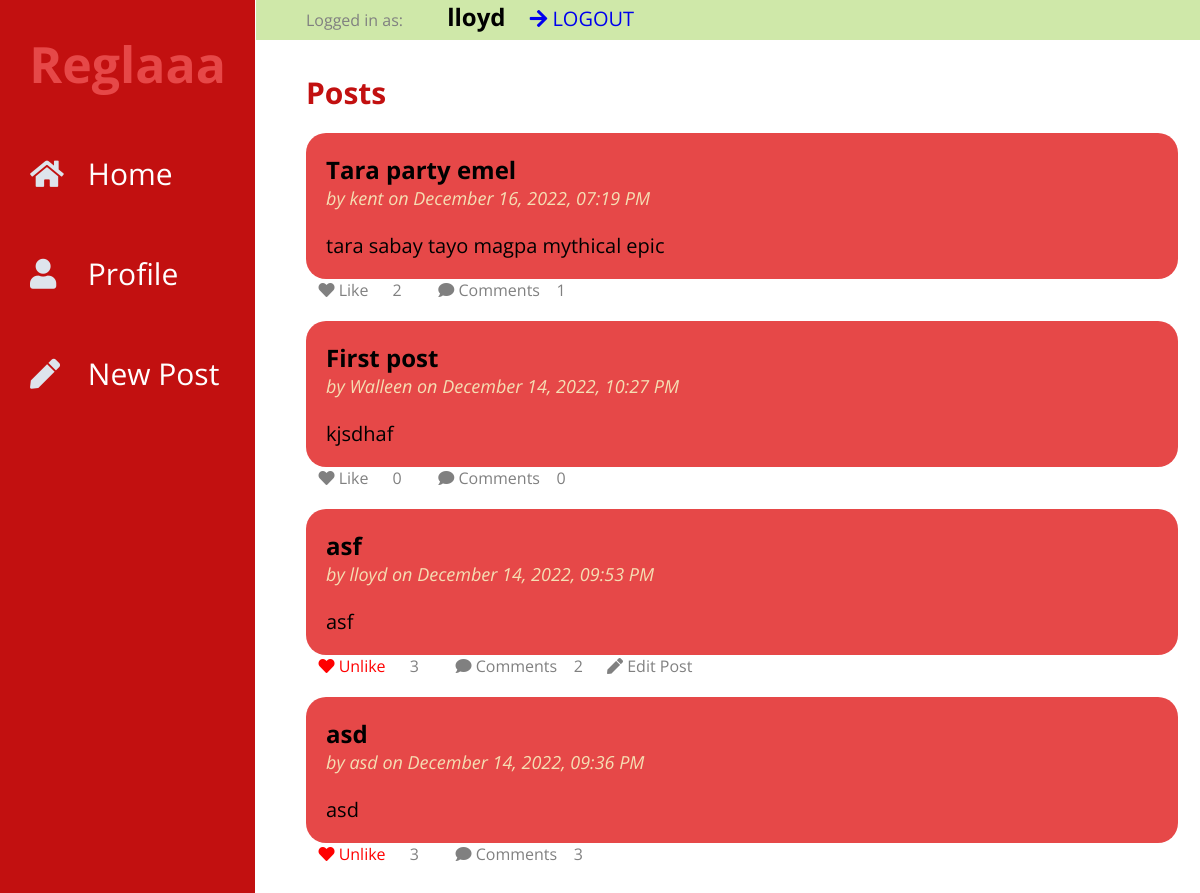
The app's page / (signed in) with its own data.
### tables this page shows
CREATE TABLE user (
  id INTEGER PRIMARY KEY AUTOINCREMENT,
  username TEXT UNIQUE NOT NULL,
  password TEXT NOT NULL
);

CREATE TABLE post (
  id INTEGER PRIMARY KEY AUTOINCREMENT,
  author_id INTEGER NOT NULL,
  created TIMESTAMP DEFAULT (datetime('now','localtime')),
  title TEXT NOT NULL,
  body TEXT NOT NULL,
  FOREIGN KEY (author_id) REFERENCES user (id)
);

### flaskr/blog.py (the view)
@bp.route("/")
def index():
    db = get_db()
    posts = db.execute(
        "SELECT p.id, title, body, created, author_id, username,"
        "(SELECT COUNT(user_id) FROM likes WHERE post_id = p.id) AS likes,"
        "(SELECT COUNT(user_id) FROM comments WHERE post_id = p.id) AS comments"
        " FROM post p JOIN user u ON p.author_id = u.id"
        " ORDER BY created DESC"
    ).fetchall()
    return render_template("blog/index.html", posts=posts)

### flaskr/auth.py (called while the page is built)
@bp.before_app_request
def load_logged_in_user():
    user_id = session.get("user_id")
    if user_id is None:
        g.user = None
        g.liked = None
    else:
        g.user = (
            get_db().execute("SELECT * FROM user WHERE id = ?", (user_id,)).fetchone()
        )
        likedd = (
            get_db().execute("SELECT post_id,user_id FROM likes WHERE user_id = ?", (user_id,)).fetchall()
        )
        g.liked = []
        for like in likedd:
            g.liked.append([like['post_id'],like['user_id']])

### flaskr/db.py (called while the page is built)
def get_db():
    if "db" not in g:
        g.db = sqlite3.connect(
            current_app.config["DATABASE"], detect_types=sqlite3.PARSE_DECLTYPES
        )
        g.db.row_factory = sqlite3.Row
    return g.db

### flaskr/templates/blog/index.html
{% extends 'base.html' %}
{% block posts %}
  <p class="title">{% block title %}Posts{% endblock %}</p>
{% endblock %}
{% block content %}
  {% for post in posts %}
    <article class="post">
        <div class="body">
            <h2>{{ post['title'] }}</h2>
            <p class="about">by {{ post['username'] }} on {{ post['created'].strftime("%B %d, %Y, %I:%M %p") }}</p>
            <br>
            <br>
            <p class="body">{{ post['body'] }}</p>
        </div>
    </article>
    <div class="opt">
        {% if g.user %}
            {% if [post['id'],g.user['id']] in g.liked %}
                <a class="unlike" href="{{ url_for('blog.like_action', post_id=post.id, action='unlike') }}">
                    <span class="icon">&nbsp&nbsp&nbsp<i class="fas fa-heart"></i></span>
                    <span class="item">Unlike</span>
                </a>
            {% else %}
                <a class="like" href="{{ url_for('blog.like_action', post_id=post.id, action='like') }}">
                    <span class="icon">&nbsp&nbsp&nbsp<i class="fas fa-heart"></i></span>
                    <span class="item">Like {{ like }}</span>
                </a>
            {% endif %}
        {% else %}
        <span class="icon">&nbsp&nbsp&nbspLikes: <i class="fas fa-heart"></i></span>
        {% endif %}
        <p>{{ post['likes'] }}</p>
        <a href="{{ url_for('blog.comments', post_id=post.id,action='view') }}">
            <span class="icon">&nbsp&nbsp&nbsp<i class="fas fa-comment"></i></span>
            <span class="item">Comments &nbsp&nbsp&nbsp{{ post.comments }}</span>
        </a>
        {% if g.user['id'] == post['author_id'] %}
                    <a class="action" href="{{ url_for('blog.update', id=post['id']) }}">
                        <span class="icon"><i class="fas fa-pen"></i></span>
                        <span class="item">Edit Post</span>
                    </a>
        {% endif %}
    </div>
  {% endfor %}
{% endblock %}

### flaskr/templates/base.html (shortened to what this page needs)
<!doctype html>
<link rel="stylesheet" href="{{ url_for('static', filename='style.css') }}">
<link rel="stylesheet" href="https://use.fontawesome.com/releases/v5.8.1/css/all.css">
<div class="wrapper">
        <div class="sidebar">
            <div class="profile">
                <h1><a href="{{ url_for('index') }}">Reglaaa</a></h1>
            </div>
            <ul>
                <li>
                    <a href="{{ url_for('index') }}">
                        <span class="icon"><i class="fas fa-home"></i></span>
                        <span class="item">Home</span>
                    </a>
                </li>
                {% if not g.user %}
                <li>
                    <a href="{{ url_for('auth.login') }}">
                        <span class="icon"><i class="fas fa-sign"></i></span>
                        <span class="item">Login</span>
                    </a>
                </li>
                <li>
                    <a href="{{ url_for('auth.register') }}">
                        <span class="icon"><i class="fas fa-book"></i></span>
                        <span class="item">Register</span>
                    </a>
                </li>
                {% else %}
                <li>
                    <a href="{{ url_for('blog.profile', userid=g.user.id) }}">
                        <span class="icon"><i class="fas fa-user"></i></span>
                        <span class="item">Profile</span>
                    </a>
                </li>
                  <li><a href="{{ url_for('blog.create') }}">
                      <span class="icon"><i class="fas fa-pen"></i></span>
                      <span class="item">New Post</span>
                  </a>
                {% endif %}
            </ul>
        </div>
        <section class="content">
            {% if g.user %}
    <div class="top-menu">
                <p>Logged in as: </p>
                <h1>{{ g.user['username'] }}</h1>
                <a href="{{ url_for('auth.logout') }}" onclick="return confirm('Are you sure?');">
                    <span class="icon"><i class="fas fa-arrow-right"></i></span>
                    <span class="item">LOGOUT</span>
                </a>
            </div>
  {% endif %}
            <br>
  <div class="posts">
    {% block posts %}{% endblock %}
  {% block content %}{% endblock %}
      </div>
</section>
</div>

### flaskr/static/style.css (style rules this page uses)
* { list-style: none; text-decoration: none; margin: 0; padding: 0; box-sizing: border-box; font-family: 'Open Sans', sans-serif; }
.wrapper .sidebar { background: #C21010; position: fixed; top: 0; left: 0; width: 255px; height: 100%; padding: 20px 0; transition: all 0.5s ease; }
.wrapper .sidebar .profile { margin-bottom: 20px; text-align: center; }
.wrapper .sidebar .profile h1 { margin: 10px 0 5px; }
.wrapper .sidebar .profile a { font-size: 50px; color: #E64848; }
.wrapper .sidebar ul li a { display: block; height: 100px; padding: 30px; color: white; font-size: 30px; position: relative; transition: all 0.2s ease; }
.wrapper .sidebar ul li a .icon { color: #dee4ec; width: 30px; display: inline-block; margin-right: 20px; }
.wrapper .content { width: 81%; margin-left: 16rem; }
.top-menu { display: block; position: fixed; width: 100%; height: 40px; background-color: #CFE8A9; padding: 0px 50px; transition: all 1s ease; }
.top-menu a { font-size: 20px; }
.top-menu a, h1 { display: inline-block; margin-left: 20px; }
.posts { padding: 50px; }
.post { margin-top: 20px; padding: 20px; border-radius: 20px; background-color: #E64848; transition: all 1s ease; }
.post .about { color: wheat; font-size: 18px; font-style: italic; }
.title { color: #C21010; font-weight: bold; font-size: 30px; }
.opt { display: block; }
.opt a,p { display: inline-block; margin-right: 20px; color: #808080; }
p.body { white-space: pre-line; font-size: 20px; color: black !important; }
a.unlike { color: red; }

### records on screen
user: user.username "lloyd"
post: title "Tara party emel", username "kent", created "December 16, 2022, 07:19 PM", body "tara sabay tayo magpa mythical epic", likes "2", comments "1"
post: title "First post", username "Walleen", created "December 14, 2022, 10:27 PM", body "kjsdhaf", likes "0", comments "0"
post: title "asf", username "lloyd", created "December 14, 2022, 09:53 PM", body "asf", likes "3", comments "2"
post: title "asd", username "asd", created "December 14, 2022, 09:36 PM", body "asd", likes "3", comments "3"
